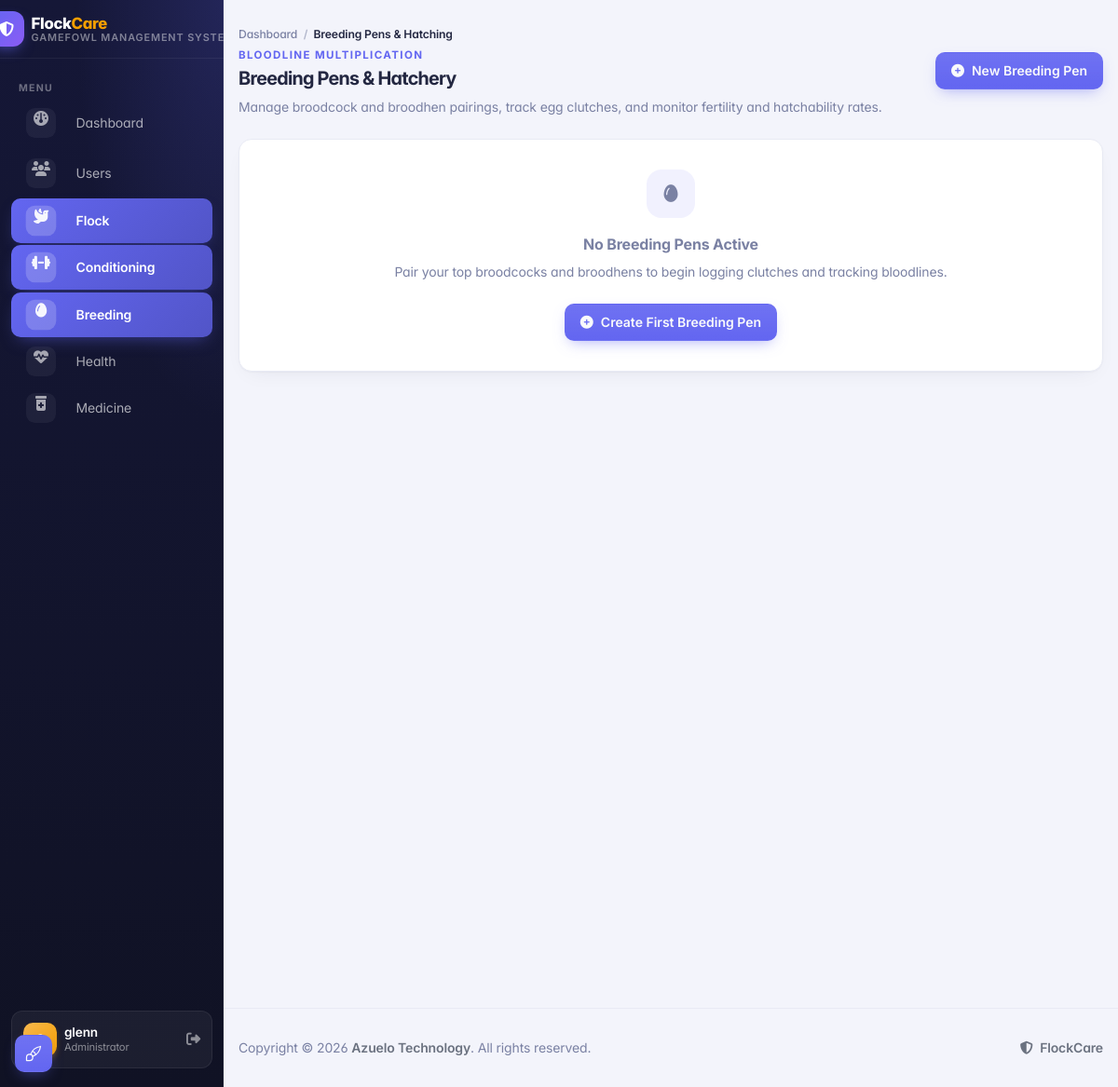
Page /info/breeding/ (signed in) on the earlier database version.
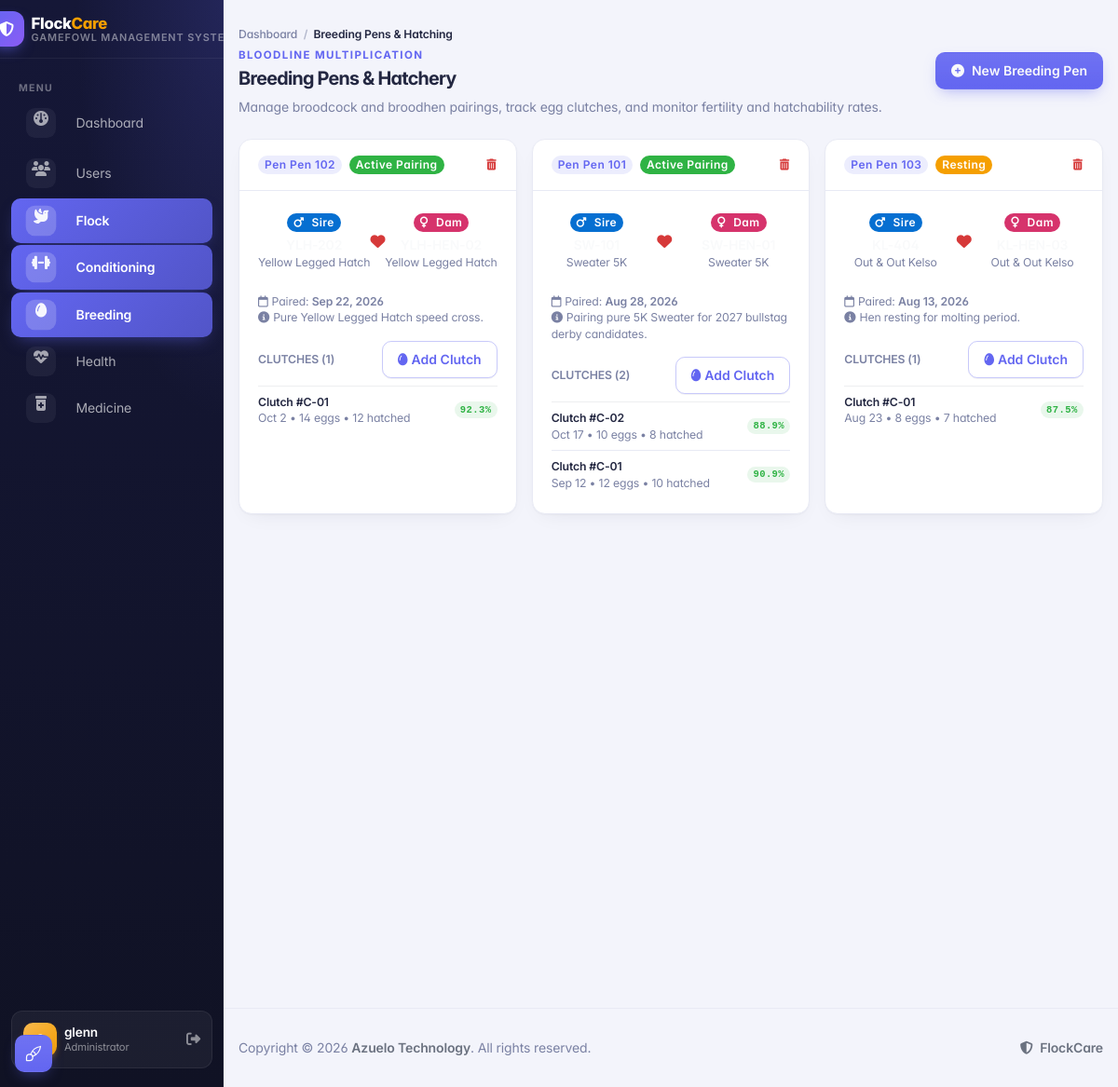
Same page on the later database version.
### apps/info/models.py (models this page shows, shortened)
class BreedingPen(models.Model):
    STATUS_CHOICES = [
        ('active', 'Active Pairing'),
        ('resting', 'Resting'),
        ('completed', 'Completed'),
    ]
    user = models.ForeignKey(User, on_delete=models.CASCADE, related_name='breeding_pens')
    pen_number = models.CharField(max_length=50)
    sire = models.ForeignKey(FlockMember, on_delete=models.CASCADE, related_name='sire_pens')
    dam = models.ForeignKey(FlockMember, on_delete=models.CASCADE, related_name='dam_pens')
    date_paired = models.DateField()
    date_separated = models.DateField(null=True, blank=True)
    status = models.CharField(max_length=20, choices=STATUS_CHOICES, default='active')
    notes = models.TextField(blank=True)
    created_at = models.DateTimeField(auto_now_add=True)
    class Meta:
        ordering = ['-date_paired', '-created_at']

class FlockMember(models.Model):
    STATUS_CHOICES = [
        ('Active', 'Active'),
        ('Conditioning', 'Conditioning'),
        ('Broodcock', 'Broodcock'),
        ('Broodhen', 'Broodhen'),
        ('Retired', 'Retired'),
    ]
    GENDER_CHOICES = [
        ('Stag', 'Stag'),
        ('Cock', 'Cock'),
        ('Pullet', 'Pullet'),
        ('Hen', 'Hen'),
    ]
    COMB_CHOICES = [
        ('Pea', 'Pea Comb'),
        ('Straight', 'Straight / Single Comb'),
        ('Strawberry', 'Strawberry Comb'),
        ('Walnut', 'Walnut Comb'),
        ('Cushion', 'Cushion Comb'),
        ('Other', 'Other'),
    ]
    LEG_COLOR_CHOICES = [
        ('Yellow', 'Yellow'),
        ('Green', 'Green'),
        ('White', 'White'),
        ('Blue/Slate', 'Blue / Slate'),
        ('Lead', 'Lead / Dark'),
        ('Other', 'Other'),
    ]
    user = models.ForeignKey(User, on_delete=models.CASCADE, related_name='flock_members')
    tag_number = models.CharField(max_length=50)
    breed = models.ForeignKey(Breed, on_delete=models.SET_NULL, null=True, blank=True, related_name='birds')
    gender = models.CharField(max_length=10, choices=GENDER_CHOICES)
    birth_date = models.DateField(null=True, blank=True)
    sire = models.CharField(max_length=50, blank=True, null=True)
    dam = models.CharField(max_length=50, blank=True, null=True)
    status = models.CharField(max_length=20, choices=STATUS_CHOICES, default='Active')
    comb_type = models.CharField(max_length=20, choices=COMB_CHOICES, default='Pea', blank=True)
    leg_color = models.CharField(max_length=20, choices=LEG_COLOR_CHOICES, default='Yellow', blank=True)
    color = models.CharField(max_length=100, blank=True, help_text="Plumage / feather color")
    cage_number = models.CharField(max_length=50, blank=True, help_text="Pen, cord, or coop identifier")
    image = models.FileField(upload_to='birds/', blank=True, null=True, help_text="Photo of bird")
    weight_grams = models.PositiveIntegerField(null=True, blank=True, help_text="Weight in grams")
    wins = models.PositiveIntegerField(default=0, blank=True)
    losses = models.PositiveIntegerField(default=0, blank=True)
    draws = models.PositiveIntegerField(default=0, blank=True)
    created_at = models.DateTimeField(auto_now_add=True)
    class Meta:
        ordering = ['-created_at']
        constraints = [
            models.UniqueConstraint(fields=['user', 'tag_number'], name='unique_user_tag_number')
        ]
        indexes = [
            models.Index(fields=['user', 'status']),
            models.Index(fields=['user', 'tag_number']),
        ]

class Breed(models.Model):
    name = models.CharField(max_length=100, unique=True)
    class Meta:
        ordering = ['name']

class ClutchRecord(models.Model):
    pen = models.ForeignKey(BreedingPen, on_delete=models.CASCADE, related_name='clutches')
    clutch_number = models.CharField(max_length=50, blank=True)
    date_started = models.DateField()
    eggs_collected = models.PositiveIntegerField(default=0)
    fertile_eggs = models.PositiveIntegerField(default=0)
    hatched_count = models.PositiveIntegerField(default=0)
    hatch_date = models.DateField(null=True, blank=True)
    notes = models.TextField(blank=True)
    created_at = models.DateTimeField(auto_now_add=True)
    class Meta:
        ordering = ['-date_started', '-created_at']
    @property
    def hatchability_rate(self):
        if self.fertile_eggs > 0:
            return round((self.hatched_count / self.fertile_eggs) * 100, 1)
        return 0.0

### apps/info/views.py (the view)
# urls.py: path('breeding/', views.breeding_list_page, name='breeding_list'),
@login_required(login_url='login')
def breeding_list_page(request):
    pens = BreedingPen.objects.filter(user=request.user).select_related('sire', 'dam').prefetch_related('clutches')
    members = scoped_flock_members(request.user)
    cocks = members.filter(gender__in=['Cock', 'Stag'])
    hens = members.filter(gender__in=['Hen', 'Pullet'])
    return render(request, 'info/breeding_list.html', {
        'pens': pens,
        'cocks': cocks,
        'hens': hens,
    })

### apps/core/scoping.py (called while the page is built)
def scoped_flock_members(user):
    return FlockMember.objects.filter(user=user)

### templates/info/breeding_list.html (shortened to what the changed rows need)
{% extends "theme/base.html" %}
{% block content %}
  <div class="page-header d-print-none mb-4" aria-label="Page header">
    <div class="row align-items-center">
      <div class="col">
        <h2 class="page-title mb-0">Breeding Pens &amp; Hatchery</h2>
      </div>
    </div>
  </div>
  <div class="row row-cards">
    {% for pen in pens %}
      <div class="col-md-6 col-lg-4">
        <div class="card h-100">
          <div class="card-header d-flex justify-content-between align-items-center">
            <div>
              <span class="badge bg-primary-lt me-1">Pen {{ pen.pen_number }}</span>
              <span class="badge {% if pen.status == 'active' %}bg-success text-white{% elif pen.status == 'resting' %}bg-warning text-white{% else %}bg-secondary text-white{% endif %}">
                {{ pen.get_status_display }}
              </span>
            </div>
            <button type="button" class="btn btn-sm btn-ghost-danger btn-icon" onclick="deletePen({{ pen.id }})" title="Delete pen">
              <i class="fas fa-trash-alt"></i>
            </button>
          </div>
          <div class="card-body">
            <div class="d-flex justify-content-around align-items-center text-center py-2 mb-3 bg-light-lt rounded">
              <div>
                <span class="badge bg-blue text-white mb-1"><i class="fas fa-mars me-1"></i>Sire</span>
                <div class="fw-bold fs-4">{{ pen.sire.tag_number }}</div>
                <div class="text-muted small">{{ pen.sire.breed.name|default:"Pure" }}</div>
              </div>
              <div class="text-muted fs-3"><i class="fas fa-heart text-danger"></i></div>
              <div>
                <span class="badge bg-pink text-white mb-1"><i class="fas fa-venus me-1"></i>Dam</span>
                <div class="fw-bold fs-4">{{ pen.dam.tag_number }}</div>
                <div class="text-muted small">{{ pen.dam.breed.name|default:"Pure" }}</div>
              </div>
            </div>
            <div class="small text-muted mb-3">
              <div><i class="far fa-calendar me-1"></i>Paired: <strong>{{ pen.date_paired|date:"M j, Y" }}</strong></div>
              {% if pen.notes %}<div><i class="fas fa-info-circle me-1"></i>{{ pen.notes }}</div>{% endif %}
            </div>
            <div class="d-flex justify-content-between align-items-center mb-2">
              <span class="fw-semibold small text-uppercase text-muted">Clutches ({{ pen.clutches.count }})</span>
              <button type="button" class="btn btn-xs btn-outline-primary" onclick="openClutchModal({{ pen.id }})">
                <i class="fas fa-egg me-1"></i>Add Clutch
              </button>
            </div>
            <div class="list-group list-group-flush border-top">
              {% for clutch in pen.clutches.all %}
                <div class="list-group-item px-0 py-2 small d-flex justify-content-between align-items-center">
                  <div>
                    <span class="fw-bold">Clutch #{{ clutch.clutch_number|default:forloop.counter }}</span>
                    <span class="text-muted d-block">{{ clutch.date_started|date:"M j" }} &bull; {{ clutch.eggs_collected }} eggs &bull; {{ clutch.hatched_count }} hatched</span>
                  </div>
                  <span class="badge bg-success-lt font-monospace">{{ clutch.hatchability_rate }}%</span>
                </div>
              {% empty %}
                <div class="py-3 text-center text-muted small">No egg clutches recorded yet.</div>
              {% endfor %}
            </div>
          </div>
        </div>
      </div>
    {% empty %}
      <div class="col-12">
        <div class="empty py-5 text-center card">
          <div class="empty-icon mb-3"><i class="fas fa-egg fa-3x text-muted"></i></div>
          <p class="empty-title h3">No Breeding Pens Active</p>
          <p class="empty-subtitle text-muted">Pair your top broodcocks and broodhens to begin logging clutches and tracking bloodlines.</p>
          <div class="empty-action mt-3">
            <button type="button" class="btn btn-primary" data-bs-toggle="modal" data-bs-target="#penModal">
              <i class="fas fa-plus-circle me-2"></i>Create First Breeding Pen
            </button>
          </div>
        </div>
      </div>
    {% endfor %}
  </div>
{% endblock %}

Differences in the rows shown:
added BreedingPen: pen_number "Pen 102", status "Active Pairing", sire.breed.name "Yellow Legged Hatch", dam.breed.name "Yellow Legged Hatch", date_paired "Sep 22, 2026", notes "Pure Yellow Legged Hatch speed cross.", clutches.count "1"
added ClutchRecord: clutch_number "C-01", date_started "Oct 2", eggs_collected "14", hatched_count "12", hatchability_rate "92.3", shown under "Pen 102"
added BreedingPen: pen_number "Pen 101", status "Active Pairing", sire.breed.name "Sweater 5K", dam.breed.name "Sweater 5K", date_paired "Aug 28, 2026", notes "Pairing pure 5K Sweater for 2027 bullstag derby candidates.", clutches.count "2"
added ClutchRecord: clutch_number "C-02", date_started "Oct 17", eggs_collected "10", hatched_count "8", hatchability_rate "88.9", shown under "Pen 101"
added ClutchRecord: clutch_number "C-01", date_started "Sep 12", eggs_collected "12", hatched_count "10", hatchability_rate "90.9", shown under "Pen 101"
added BreedingPen: pen_number "Pen 103", status "Resting", sire.breed.name "Out & Out Kelso", dam.breed.name "Out & Out Kelso", date_paired "Aug 13, 2026", notes "Hen resting for molting period.", clutches.count "1"
added ClutchRecord: clutch_number "C-01", date_started "Aug 23", eggs_collected "8", hatched_count "7", hatchability_rate "87.5", shown under "Pen 103"
Other differences:
text no longer shown: "No Breeding Pens Active Pair your top broodcocks and broodhens to begin logging clutches and tracking bloodlines. Create First Breeding Pen"
